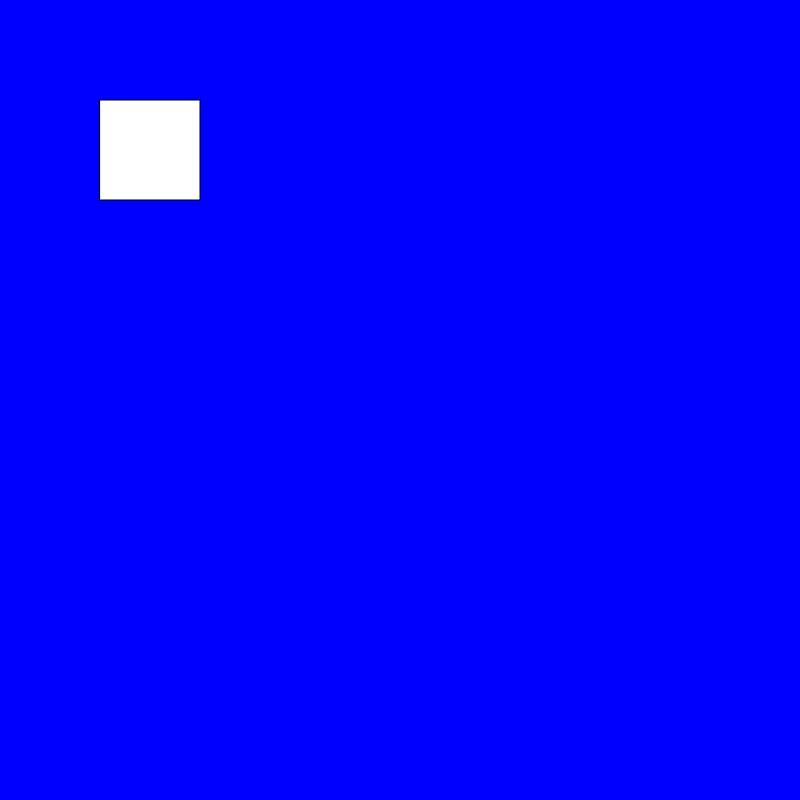
Frame 1 (no input)
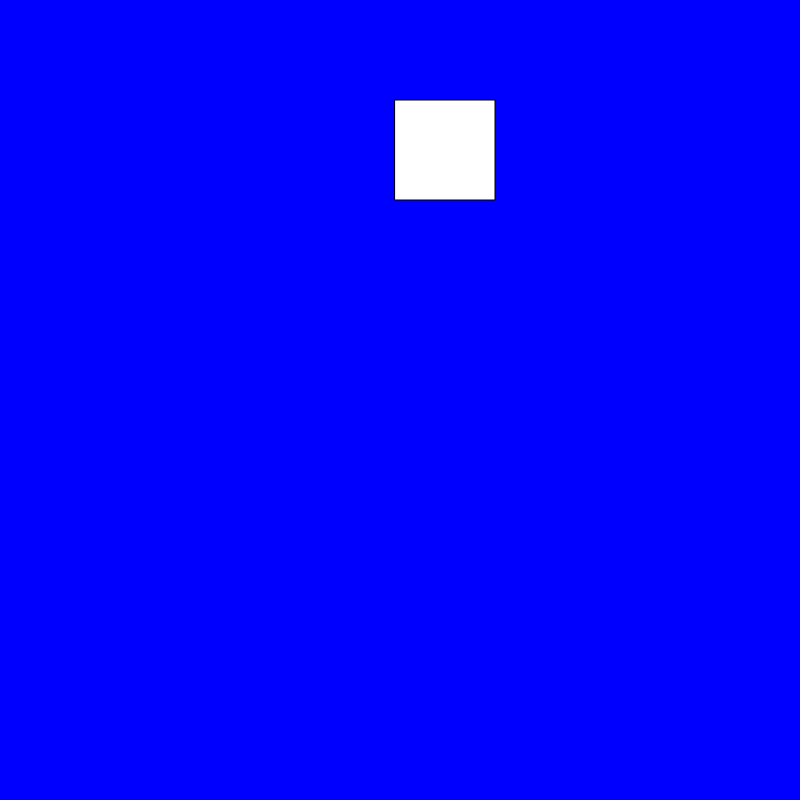
Frame 60 (no input)
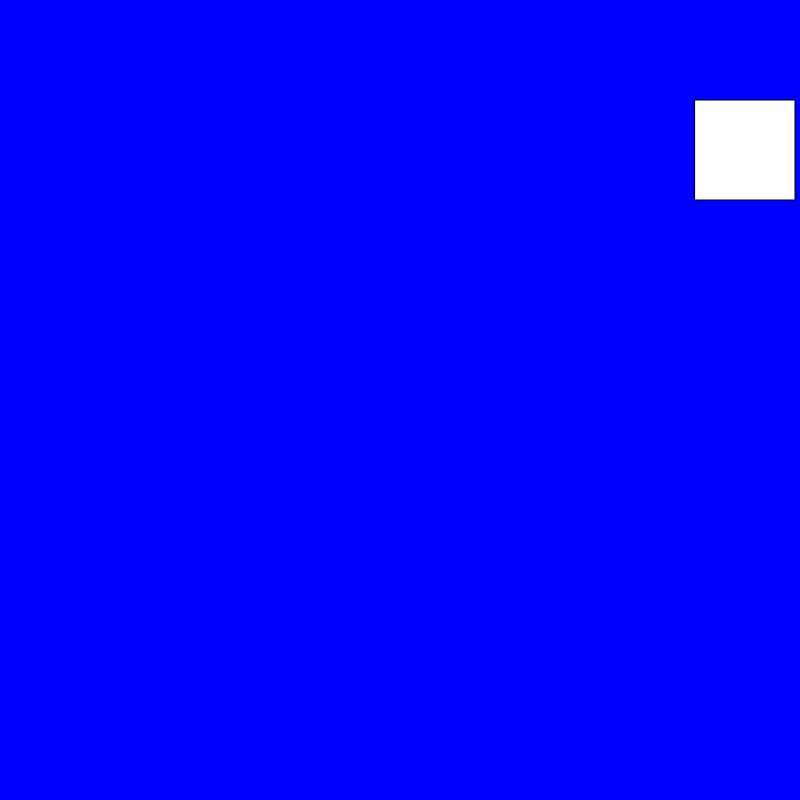
Frame 120 (the mouse pressed at the canvas centre since frame 60)

The p5.js sketch that drew these frames (run headless with seeded random() and noise() and a simulated clock; from frame 60 on, the mouse is pressed at the canvas centre):

// p5.js sketch
// ── sketch.js
var myCar;

function setup() {
  createCanvas(800, 800);
  myCar = new Car();
}

function draw() {
  background('blue');

  myCar.display() ;
  myCar.drive() ;
}

function Car() {
  this.x = 100;

  this.display = function() {
    rect(this.x, 100, 100, 100);
  }

  this.drive = function() {
    this.x = this.x + 5;
  }

}
